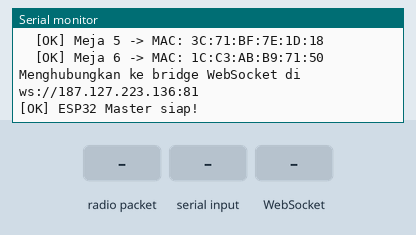
Recording of a sketch running on a simulated ESP32. Parts: the last lines printed to the serial monitor. Inputs (shaded band) come from the test bench. WiFi joins after 1.5 s; servers stay silent unless stated.

Above: at 3.7 s.
3.8 s: radio packet "STATUS" arrives
At 4.8 s:
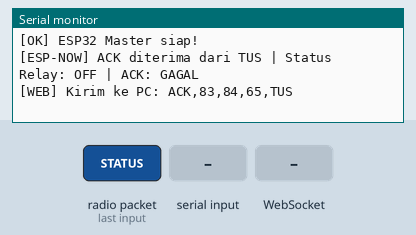
5.3 s: "STATUS,1\n" received over Serial
At 6.1 s:
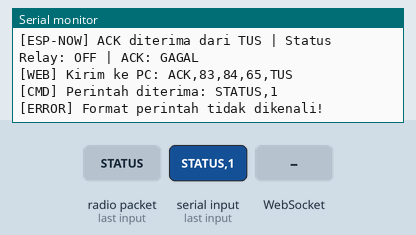
6.8 s: WebSocket text "STATUS" received
At 7.5 s:
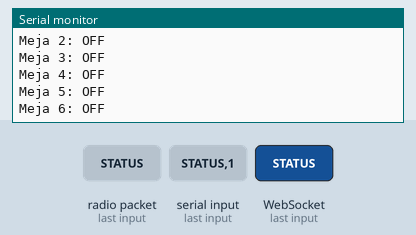
8.3 s: radio packet "ALL," arrives
At 9.4 s:
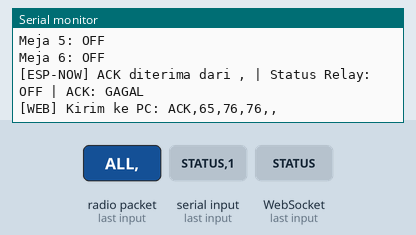
9.8 s: "ON,1\n" received over Serial
At 10.6 s:
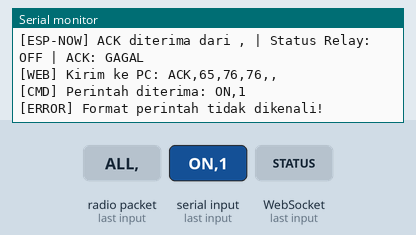
11.3 s: WebSocket text "ALL," received
At 12.2 s:
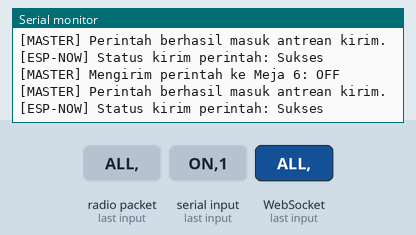

The sketch:

master.ino
```cpp
#include <esp_now.h>
#include <WiFi.h>
#include <esp_wifi.h>
#include <WebSocketsClient.h>

#include "secrets.h"

const char* websocket_server = "187.127.223.136";
const uint16_t websocket_port = 81;

#define NUM_MEJA 6

uint8_t clientMAC[NUM_MEJA][6] = {
  {0x68, 0xFE, 0x71, 0x16, 0xA6, 0x5C},
  {0x3C, 0x71, 0xBF, 0x7E, 0x34, 0x0C},
  {0x1C, 0xC3, 0xAB, 0xB9, 0x7E, 0xC8},
  {0x1C, 0xC3, 0xAB, 0xB9, 0x89, 0x2C},
  {0x3C, 0x71, 0xBF, 0x7E, 0x1D, 0x18},
  {0x1C, 0xC3, 0xAB, 0xB9, 0x71, 0x50}
};

typedef struct __attribute__((packed)) {
  uint8_t  meja_id;
  uint8_t  perintah;
  uint16_t checksum;
} PerintahData;

typedef struct __attribute__((packed)) {
  uint8_t  meja_id;
  uint8_t  status;
  uint8_t  ack;
  char     nama[10];
} AckData;

PerintahData cmdData;
AckData ackData;

bool statusMeja[NUM_MEJA] = {};

WebSocketsClient webSocket;

String serialBuffer = "";

void onDataRecv(const esp_now_recv_info_t *recv_info, const uint8_t *incomingData, int len) {
  memcpy(&ackData, incomingData, sizeof(ackData));

  Serial.print("[ESP-NOW] ACK diterima dari ");
  Serial.print(ackData.nama);
  Serial.print(" | Status Relay: ");
  Serial.print(ackData.status == 1 ? "ON" : "OFF");
  Serial.print(" | ACK: ");
  Serial.println(ackData.ack == 1 ? "SUKSES" : "GAGAL");

  if (ackData.meja_id >= 1 && ackData.meja_id <= NUM_MEJA) {
    statusMeja[ackData.meja_id - 1] = (ackData.status == 1);
  }

  String ackMsg = "ACK," + String(ackData.meja_id) + "," +
                  String(ackData.status) + "," + String(ackData.ack) + "," +
                  String(ackData.nama);
  webSocket.sendTXT(ackMsg);

  Serial.print("[WEB] Kirim ke PC: ");
  Serial.println(ackMsg);
}

void onDataSent(const wifi_tx_info_t *info, esp_now_send_status_t status) {
  Serial.print("[ESP-NOW] Status kirim perintah: ");
  Serial.println(status == ESP_NOW_SEND_SUCCESS ? "Sukses" : "Gagal");
}

void kirimPerintah(uint8_t mejaID, uint8_t perintah) {
  if (mejaID < 1 || mejaID > NUM_MEJA) {
    Serial.println("[ERROR] ID Meja tidak valid!");
    return;
  }

  cmdData.meja_id = mejaID;
  cmdData.perintah = perintah;
  cmdData.checksum = mejaID + perintah;

  uint8_t *targetMAC = clientMAC[mejaID - 1];

  Serial.print("[MASTER] Mengirim perintah ke Meja ");
  Serial.print(mejaID);
  Serial.print(": ");
  Serial.println(perintah == 1 ? "ON" : "OFF");

  esp_err_t result = esp_now_send(targetMAC, (uint8_t *)&cmdData, sizeof(cmdData));

  if (result == ESP_OK) {
    Serial.println("[MASTER] Perintah berhasil masuk antrean kirim.");
    String feedback = "SEND," + String(mejaID) + "," + String(perintah) + ",OK";
    webSocket.sendTXT(feedback);
  } else {
    Serial.println("[MASTER] Gagal mengirim perintah!");
    String feedback = "SEND," + String(mejaID) + "," + String(perintah) + ",FAIL";
    webSocket.sendTXT(feedback);
  }
}

void prosesPerintah(String input) {
  input.trim();
  input.toUpperCase();

  Serial.print("[CMD] Perintah diterima: ");
  Serial.println(input);

  if (input == "STATUS") {
    String statusMsg = "STATUS";
    for (int i = 0; i < NUM_MEJA; i++) {
      Serial.print("Meja ");
      Serial.print(i + 1);
      Serial.print(": ");
      Serial.println(statusMeja[i] ? "ON" : "OFF");
      statusMsg += "," + String(statusMeja[i] ? "1" : "0");
    }
    webSocket.sendTXT(statusMsg);
    return;
  }

  if (input.startsWith("ALL,")) {
    String cmd = input.substring(4);
    uint8_t val = (cmd == "ON") ? 1 : 0;

    for (int i = 1; i <= NUM_MEJA; i++) {
      kirimPerintah(i, val);
      delay(50);
    }
    return;
  }

  if (input.startsWith("M") && input.indexOf(",") > 0) {
    int commaIndex = input.indexOf(",");
    String idStr = input.substring(1, commaIndex);
    String cmd = input.substring(commaIndex + 1);

    int mejaID = idStr.toInt();
    uint8_t val = (cmd == "ON") ? 1 : 0;

    if (mejaID >= 1 && mejaID <= NUM_MEJA) {
      kirimPerintah(mejaID, val);
    } else {
      Serial.println("[ERROR] ID Meja di luar jangkauan NUM_MEJA!");
    }
    return;
  }

  Serial.println("[ERROR] Format perintah tidak dikenali!");
}

void webSocketEvent(WStype_t type, uint8_t * payload, size_t length) {
  switch (type) {
    case WStype_DISCONNECTED:
      Serial.println("[WEB] Terputus dari bridge");
      break;
    case WStype_CONNECTED:
      Serial.println("[WEB] Terhubung ke bridge");
      webSocket.sendTXT("MASTER_ONLINE");
      break;
    case WStype_TEXT:
      {
        String pesan = String((char*)payload).substring(0, length);
        Serial.print("[WEB] Pesan dari bridge: ");
        Serial.println(pesan);
        prosesPerintah(pesan);
      }
      break;
    case WStype_BIN:
      Serial.println("[WEB] Data biner diterima (tidak diproses)");
      break;
    case WStype_ERROR:
      Serial.println("[WEB] Error pada WebSocket");
      break;
    default:
      break;
  }
}

void setup() {
  Serial.begin(115200);
  delay(1000);

  Serial.print("Menghubungkan ke WiFi ");
  Serial.print(ssid);
  WiFi.mode(WIFI_STA);
  WiFi.begin(ssid, password);

  while (WiFi.status() != WL_CONNECTED) {
    delay(500);
    Serial.print(".");
  }
  Serial.println();
  Serial.print("WiFi terhubung, IP: ");
  Serial.println(WiFi.localIP());

  esp_wifi_set_ps(WIFI_PS_NONE);
  esp_wifi_set_channel(WiFi.channel(), WIFI_SECOND_CHAN_NONE);
  Serial.print("Channel WiFi: ");
  Serial.println(WiFi.channel());

  if (esp_now_init() != ESP_OK) {
    Serial.println("[ERROR] Gagal inisialisasi ESP-NOW!");
    return;
  }

  esp_now_register_recv_cb(onDataRecv);
  esp_now_register_send_cb(onDataSent);

  Serial.printf("Mendaftarkan %d Client sebagai peer...\n", NUM_MEJA);
  for (int i = 0; i < NUM_MEJA; i++) {
    esp_now_peer_info_t peerInfo = {};
    memcpy(peerInfo.peer_addr, clientMAC[i], 6);
    peerInfo.channel = WiFi.channel();
    peerInfo.encrypt = false;

    if (esp_now_add_peer(&peerInfo) == ESP_OK) {
      Serial.print("  [OK] Meja ");
      Serial.print(i + 1);
      Serial.print(" -> MAC: ");
      for (int j = 0; j < 6; j++) {
        if (j > 0) Serial.print(":");
        Serial.printf("%02X", clientMAC[i][j]);
      }
      Serial.println();
    } else {
      Serial.print("  [FAIL] Meja ");
      Serial.print(i + 1);
      Serial.println(" gagal didaftarkan!");
    }
  }

  String websocketPath = String("/?token=") + ws_token;
  Serial.printf("Menghubungkan ke bridge WebSocket di ws://%s:%d\n", websocket_server, websocket_port);
  webSocket.begin(websocket_server, websocket_port, websocketPath);
  webSocket.onEvent(webSocketEvent);
  webSocket.setReconnectInterval(5000);
  webSocket.enableHeartbeat(15000, 3000, 2);

  Serial.println("[OK] ESP32 Master siap!");
}

void loop() {
  webSocket.loop();

  if (WiFi.status() != WL_CONNECTED) {
    Serial.println("[WIFI] Terputus, mencoba reconnect...");
    WiFi.reconnect();
    delay(1000);
  }

  while (Serial.available()) {
    char c = Serial.read();

    if (c == '\n') {
      prosesPerintah(serialBuffer);
      serialBuffer = "";
    } else if (c != '\r') {
      serialBuffer += c;
    }
  }

  delay(10);
}
```

secrets.example.h
```cpp
const char* ssid     = "Hongzhong Mahjong";
const char* password = "PASSWORD_WIFI";
const char* ws_token = "TOKEN_DARI_ESP32_WS_TOKEN";
```

Measured:
- after the input at 3.8 s, the serial monitor: prints a new line at once (image 1)
- after the input at 5.3 s, the serial monitor: prints a new line at once (image 2)
- after the input at 6.8 s, the serial monitor: prints a new line at once (image 3)
- after the input at 8.3 s, the serial monitor: prints a new line at once (image 4)
- after the input at 9.8 s, the serial monitor: prints a new line at once (image 5)
- after the input at 11.3 s, the serial monitor: prints a new line at once (image 6)
